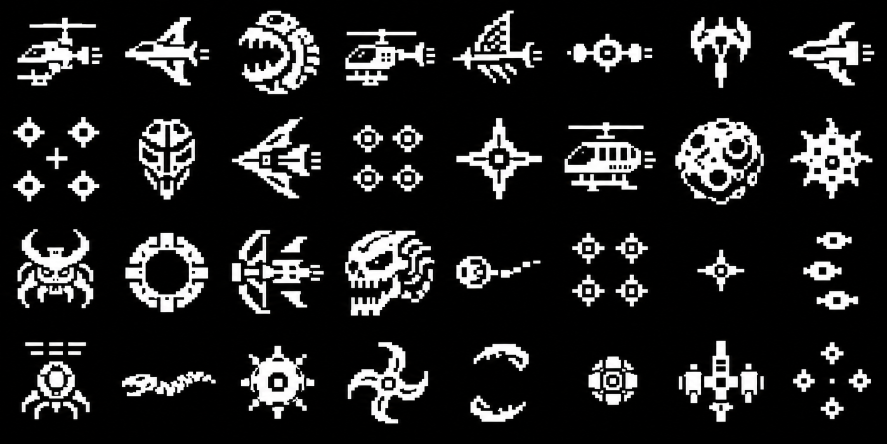
#> input picture atari/kult/diabolic/art/redesigned-enemies-sheet.png, 1774 x 887 px (shown at 1/2 size)
$ python import_redesigns.py
#> lines starting #> are read from the running program, lines starting #| are printed output that depends on the picture; after the words box and inside, x2 and y2 are one past the last pixel; in counts of white or black regions, pixels touching at a corner belong together
#!/usr/bin/env python3
"""Convert the image model's 8x4 reference redesign into native sprite frames."""
import json
from pathlib import Path
from PIL import Image, ImageDraw
ROOT=Path(__file__).resolve().parent
names=['Rotor drone','Interceptor','Devourer','Scout drone','Delta fighter','Orbital escort','Horned sentinel','Arrow fighter','Star cluster','Alien mask','Razor fighter','Orb quartet','Star sentinel','Heavy drone','Crater meteor','Spiked mine','Horned crawler','Orbital ring','Blade fighter','Skull hunter','Comet drone','Escort quartet','Pulse star','Triple probe','Orb carrier','Space serpent','Sun mine','Rotary blade','Twin crescents','Armoured orb','Twin-pod fighter','Diamond swarm']
im=Image.open(ROOT/'art/redesigned-enemies-sheet.png').convert('L')
items=[]
for i,name in enumerate(names):
    col,row=i%8,i//8
    cell=im.crop((round(col*im.width/8),round(row*im.height/4),round((col+1)*im.width/8),round((row+1)*im.height/4)))
    cell=cell.point(lambda p:255 if p>=128 else 0)
    cell=cell.crop(cell.getbbox())
    if i==30:cell=cell.transpose(Image.Transpose.ROTATE_90)
    scale=min(14/cell.width,14/cell.height)
    cell=cell.resize((max(1,round(cell.width*scale)),max(1,round(cell.height*scale))),Image.Resampling.BOX).point(lambda p:255 if p>=110 else 0)
    base=Image.new('L',(16,16));base.paste(cell,((16-cell.width)//2,(16-cell.height)//2))
    frames=[]
    aircraft=i in (0,1,3,4,7,10,13,18,30)
    for f in range(4):
        frame=base.copy()
        if aircraft:
            end=(16-cell.width)//2+cell.width
            for x in range(end,min(16,end+(1,2,1,0)[f])):frame.putpixel((x,8),255)
        else:
            # Pulse a small interior light, retaining the generated outline.
            if f in (1,2):
                for x in (7,8):frame.putpixel((x,8),255-base.getpixel((x,8)))
        frames.append([int(p>0) for p in frame.getdata()])
    items.append(dict(id=f'redesign-{i}',name=f'Redesigned {i+1:02} · {name}',width=16,height=16,frames=frames,source='original-redesign',original=f'original-{i}'))
#> this loop made 32 passes
#> pass 1, `cell=im.crop((round(col*im.width/8),round(row*im.height/4),round((col+..`:
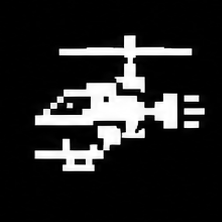
#> cell: PIL image 222x222 L; min 0, max 255, mean 36.5
#> pass 1, `cell=cell.point(lambda p:255 if p>=128 else 0)`:
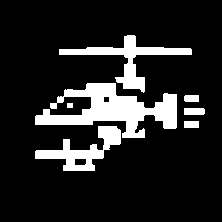
#> cell: PIL image 222x222 L; 14.3% white; 7 white regions, largest, box (x1, y1, x2, y2) and area: (35, 83, 177, 138) 3560, (59, 35, 192, 93) 1651, (35, 126, 121, 171) 1438
#> pass 1, `cell=cell.crop(cell.getbbox())`:
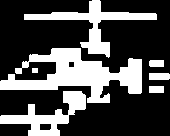
#> cell: PIL image 170x136 L; 30.4% white; 7 white regions, largest, box (x1, y1, x2, y2) and area: (0, 48, 142, 103) 3560, (24, 0, 157, 58) 1651, (0, 91, 86, 136) 1438
#> after the loop:
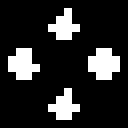
#> base: PIL image 16x16 L (shown 8 times larger); 16% white in thin lines or dots, all inside (x1, y1, x2, y2) = (1, 1, 15, 15)
#> after the loop, items = 32 items
(ROOT/'art/redesigned-enemies.json').write_text(json.dumps(items,separators=(',',':'))+'\n')
preview=Image.new('RGB',(1024,512),'black');draw=ImageDraw.Draw(preview)
#> after `preview = Image.new('RGB', (1024, 512), 'black')`: preview: PIL image 1024x512 RGB; every value is 0
for i,a in enumerate(items):
    cell=Image.new('L',(16,16));cell.putdata([p*255 for p in a['frames'][0]])
    x,y=i%8*128,i//8*128;preview.paste(cell.resize((96,96),Image.Resampling.NEAREST),(x+16,y+8));draw.text((x+56,y+112),f'{i+1:02}',fill='#aaa')
#> this loop made 32 passes
#> (x, y) on passes 1 to 12: (0, 0), (128, 0), (256, 0), (384, 0), (512, 0), (640, 0), (768, 0), (896, 0), (0, 128), (128, 128), (256, 128), (384, 128)
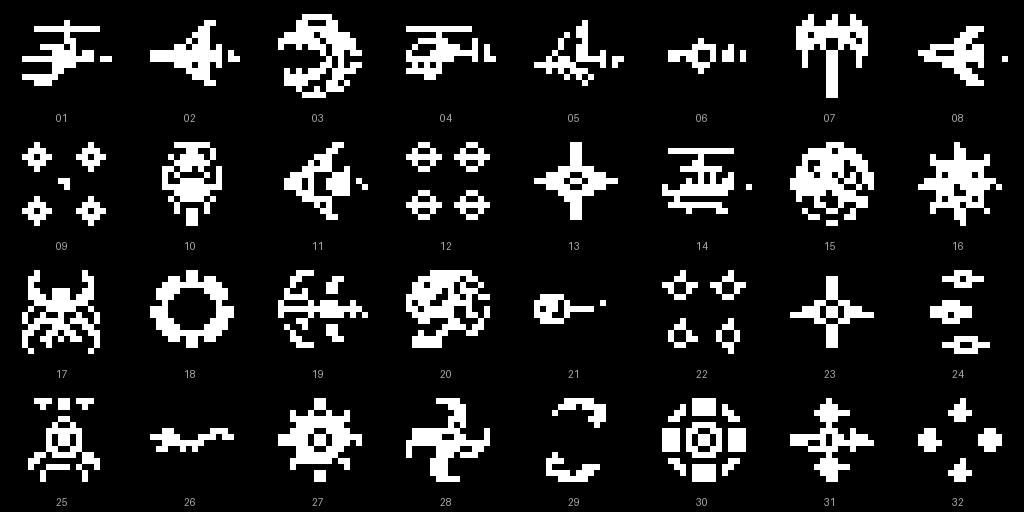
#> preview: PIL image 1024x512 RGB; min 0, max 255, mean 34.2
preview.save(ROOT/'art/redesigned-enemies-native.png')
print('Converted 32 redesigns to animated native sprites.')

$ run again, with atari/kult/diabolic/art/generated-sprite-sheet.png copied over atari/kult/diabolic/art/redesigned-enemies-sheet.png
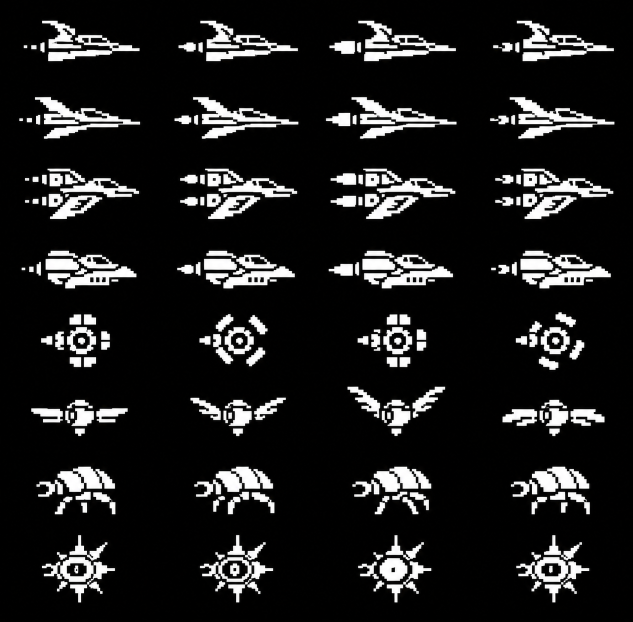
#> input picture atari/kult/diabolic/art/generated-sprite-sheet.png, 1265 x 1243 px (shown at 1/2 size)
#> the loop `for i,name in enumerate(names):` made 32 passes
#> pass 1, `cell=cell.point(lambda p:255 if p>=128 else 0)`:
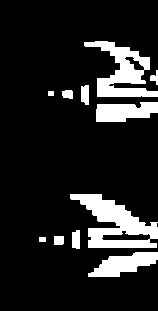
#> cell: PIL image 158x311 L; 13.8% white; 11 white regions, largest, box (x1, y1, x2, y2) and area: (70, 194, 158, 248) 2351, (84, 41, 158, 97) 1845, (88, 252, 158, 277) 1020
#> after the loop `for i,name in enumerate(names):`: items = 32 items
#> the loop `for i,a in enumerate(items):` made 32 passes
#> (x, y) on passes 1 to 8: (0, 0), (128, 0), (256, 0), (384, 0), (512, 0), (640, 0), (768, 0), (896, 0)
#> after the loop `for i,a in enumerate(items):`:
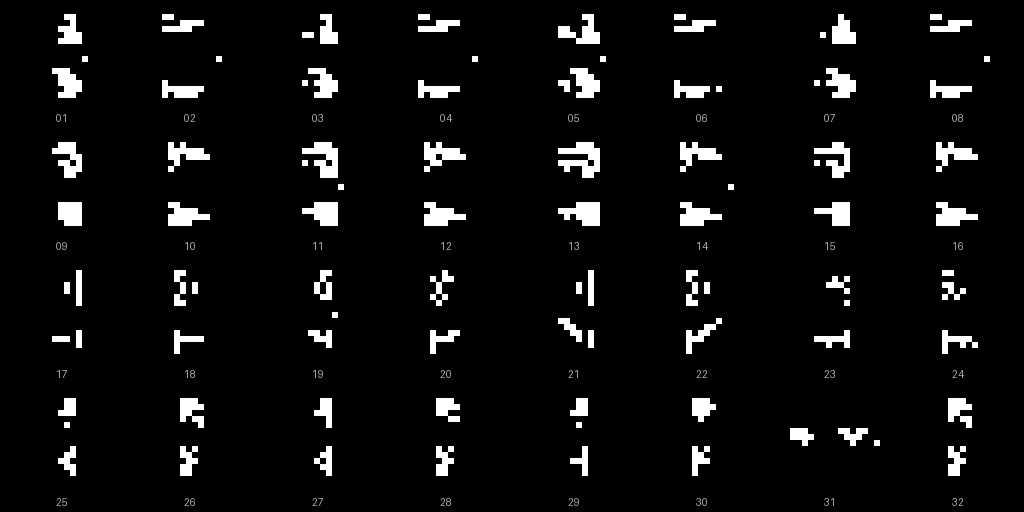
#> preview: PIL image 1024x512 RGB; min 0, max 255, mean 14.2
